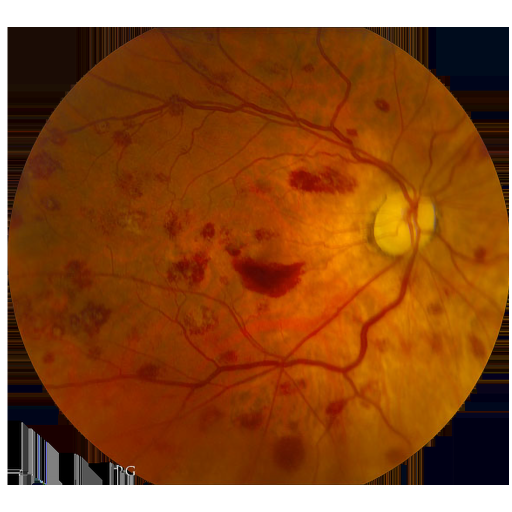
#> input picture Software/Python/BETA/Alpha/Leukemic-Retinopathy-1.png, 1024 x 1024 px, found by its file name (shown at 1/2 size); the run also reads 1 picture not shown here
$ python 'working overlay and detection.py'   (older library calls are emulated)
#> lines starting #> are read from the running program, lines starting #| are printed output that depends on the picture
import requests                                             # Allows you to send organic, grass-fed HTTP requests
import numpy                                    as np       # Always behind the scenes
import cv2                                                  # Runs the whole show
import os, platform                                         # Directory/file manipulation
from argparse       import ArgumentParser                   # Pass flags/parameters to script
import time
from    imutils.video.pivideostream     import  PiVideoStream
from picamera.array import PiRGBArray
from picamera import PiCamera

# ************************************************************************
# =====================> CONSTRUCT ARGUMENT PARSER <=====================*
# ************************************************************************

ap = ArgumentParser()

ap.add_argument( "-o", "--overlay", required=False,
                 help="Path to overlay image" )

ap.add_argument( "-a", "--alpha", type=float, default=0.85,
                 help="Set alpha level.\nDefault=0.85" )

ap.add_argument( "-d", "--debug", action='store_true',
                 help="Enable debugging" )

args = vars( ap.parse_args() )

# ************************************************************************
# =====================> DEFINE Camera Class <===========================*
# ************************************************************************

class Camera:

    def __init__(self, ip = '192.168.1.88', user = 'admin', pwd = 'admin'):                             # default values are camera defaults

        self.ip = str(ip)
        self.user = str(user)
        self.pwd = str(pwd)

    # [36 lines left out: functions PTZ, Stream, not called in this run]

camera = Camera()

# ------------------------------------------------------------------------

# [7 lines left out: function placeholder, not called in this run]

# ------------------------------------------------------------------------

def setup_detector():
    '''
    Setup blob detector.

    INPUTS:-
        - NONE

    OUTPUT:-
        - parameters: BLOB detector's parameters
        - detector  : BLOB detector
    '''

    parameters = cv2.SimpleBlobDetector_Params()                                # Parameters

    # Filter by Area.
    parameters.filterByArea = True                                              # ...
    parameters.minArea = np.pi * 10**2                                          # ...
    parameters.maxArea = np.pi * 100**2                                          # ...

    # Filter by color
    parameters.filterByColor = True                                             # ...
    parameters.blobColor = 255                                                    # ...

    # Filter by Circularity
    parameters.filterByCircularity = True                                       # ...
    parameters.minCircularity = 0.2                                            # ...

    # Filter by Convexity
    parameters.filterByConvexity = False                                         # ...
##    parameters.minConvexity = 0.43                                              # ...

    # Filter by Inertia
    parameters.filterByInertia = True                                           # ...
    parameters.minInertiaRatio = 0.2                                          # ...

    # Distance Between Blobs
    parameters.minDistBetweenBlobs = 2000                                       # ...

    # Create a detector with the parameters
    detector = cv2.SimpleBlobDetector_create( parameters )                      # Create detector

    return( parameters, detector )

# ------------------------------------------------------------------------

def is_inROI( xyr_points=None, update_ROI=False ):
    '''
    Determine if we are in the ROI

    INPUTS:
        - xyr_points: (x, y, r) co-ordinates

    OUTPUT:
        - inRoi     : True/False boolean
    '''

    global ROI, startTime

    if( update_ROI ):                                                           # If update_ROI is true
        if( time() - startTime >= timeout ):                                    #   Check for timeout
            if( args["debug"] ): print( "[INFO] ROI Reset" )                    #       [INFO] status
            startTime = time()                                                  #       Reset timer
            return( ROI_0[:] )                                                  #       Reset ROI

        else:
            return( ROI )                                                       #   Else return current ROI

    else:
        x, y, r = xyr_points                                                    # Unpack co-ordinates

        x_min, x_max = x-r, x+r                                                 # Find min/max x-range
        y_min, y_max = y-r, y+r                                                 # Find min/max y-range

        ROI_x_min, ROI_y_min = ROI[0]                                           # Unpack min/max
        ROI_x_max, ROI_y_max = ROI[1]                                           # ROI points

        inROI = bool( False )                                                   # Boolean flag

        if( ROI_x_min < x_min and x_max < ROI_x_max ):                          # Check if we are within ROI
            if( ROI_y_min < y_min and y_max < ROI_y_max ):                      # ...

                ROI[0] = ( (x_min-dx), (y_min-dy) )                             #   Update ROI
                ROI[1] = ( (x_max+dx), (y_max+dy) )                             #   ...

                inROI  = bool( True )                                           #   Set flag to True

                startTime = time()                                              #   Reset timer

            else: pass                                                          # Else we are not...
        else: pass                                                              # within ROI

        return( inROI )

# ------------------------------------------------------------------------

def procFrame( image ):
    '''
    Process frame by applying a bilateral filter, a Gaussian blur,
    and an adaptive threshold + some post-processing

    INPUTS:-
        - image     : Image to be processed

    OUTPUT:-
        - processed : Processed image
    '''
    hsv = cv2.cvtColor( frame, cv2.COLOR_BGR2HSV)
    minHSV = np.array([75, 10, 0])
    maxHSV = np.array([138, 255, 37])

    # Dissolve noise while maintaining edge sharpness
    processed = cv2.inRange(hsv, minHSV, maxHSV)
    processed = cv2.GaussianBlur( processed, (5, 5), 25 )

    return( processed )                                            # Return

# ------------------------------------------------------------------------

def prepare_overlay( img=None ):
    '''
    Load and prepare overlay images

    INPUTS:
        - img:     RAW   overlay iamge

    OUTPUT:
        - img: Processed overlay image
    '''

    # Check whether an overlay is specified
    if( img != None ):
        img = cv2.imread( img, cv2.IMREAD_UNCHANGED )                           # Load specific overlay
#> img is the input picture: shape (1024, 1024, 4); mean B, G, R, A 35.2, 80, 141, 101.9
    else:
        src = "/home/pi/Desktop/video opthalomescope/Overlay.png"                               # Load default overlay
        img = cv2.imread( src  , cv2.IMREAD_UNCHANGED )                         # ...

    # Load overlay image with Alpha channel
    ( wH, wW ) = img.shape[:2]                                                  # Get dimensions
    ( B, G, R, A ) = cv2.split( img )                                           # Split into constituent channels
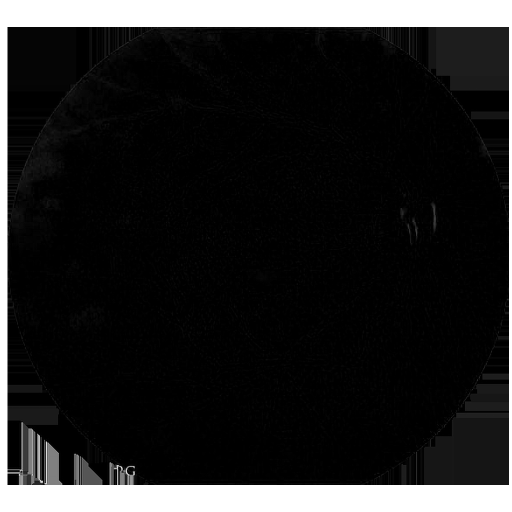
#> B: shape (1024, 1024) (shown at 1/2 size); min 0, max 255, mean 35.2
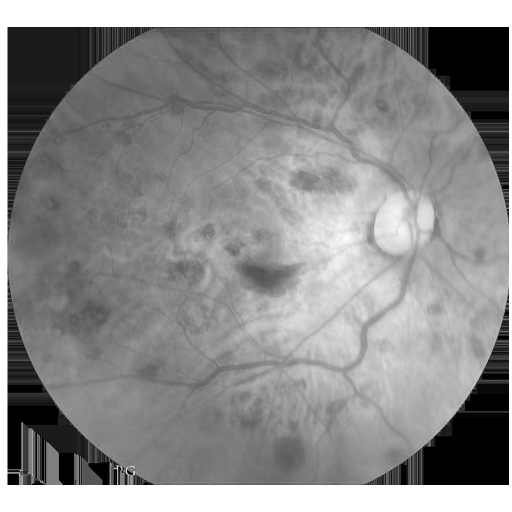
#> R: shape (1024, 1024) (shown at 1/2 size); min 0, max 255, mean 141
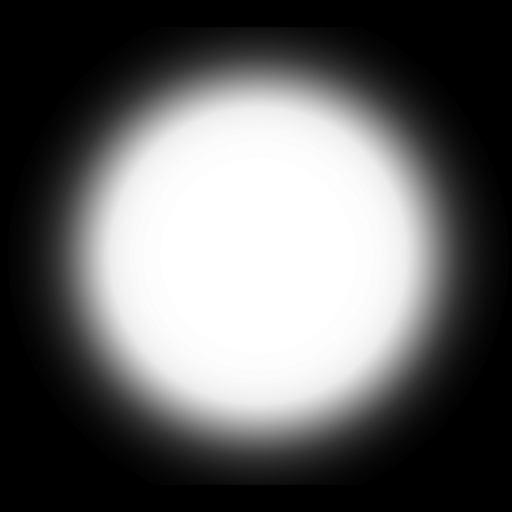
#> A: shape (1024, 1024) (shown at 1/2 size); min 0, max 255, mean 101.9
    B = cv2.bitwise_and( B, B, mask=A )                                         # Add the Alpha to the B channel
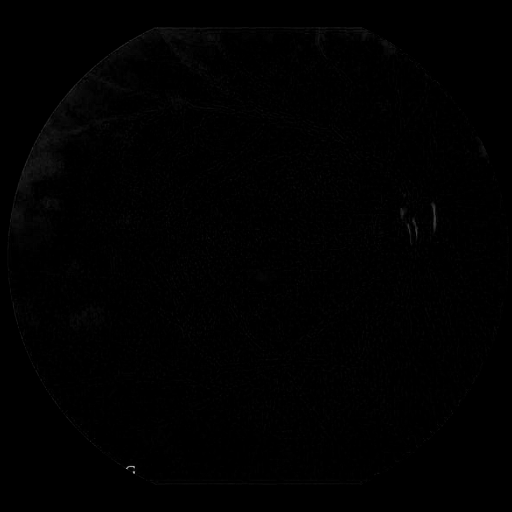
#> B: shape (1024, 1024) (shown at 1/2 size); min 0, max 237, mean 1
    G = cv2.bitwise_and( G, G, mask=A )                                         # Add the Alpha to the G channel
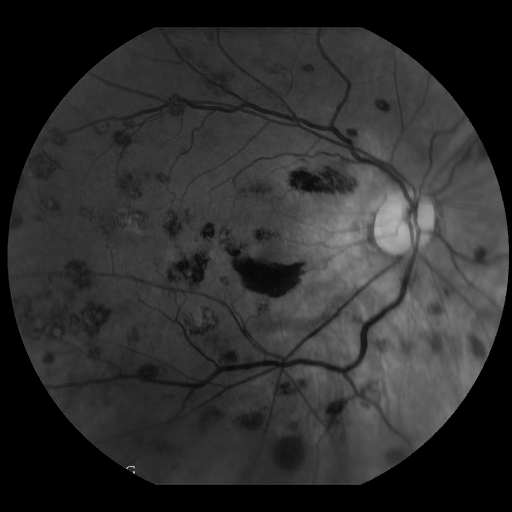
#> G: shape (1024, 1024) (shown at 1/2 size); min 0, max 252, mean 45.7
    R = cv2.bitwise_and( R, R, mask=A )                                         # Add the Alpha to the R channel
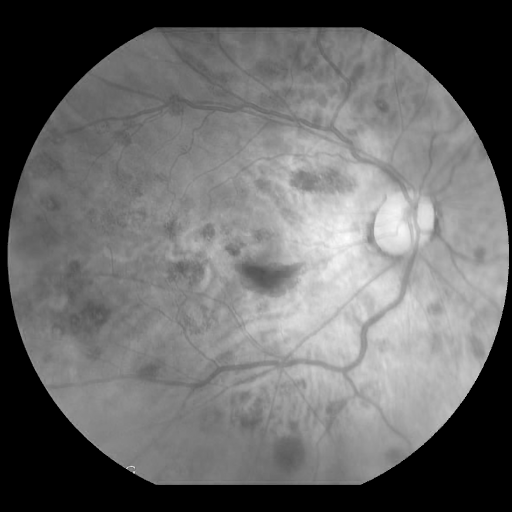
#> R: shape (1024, 1024) (shown at 1/2 size); min 0, max 255, mean 105
    img = cv2.merge( [B, G, R, A] )                                             # Finally, merge them back
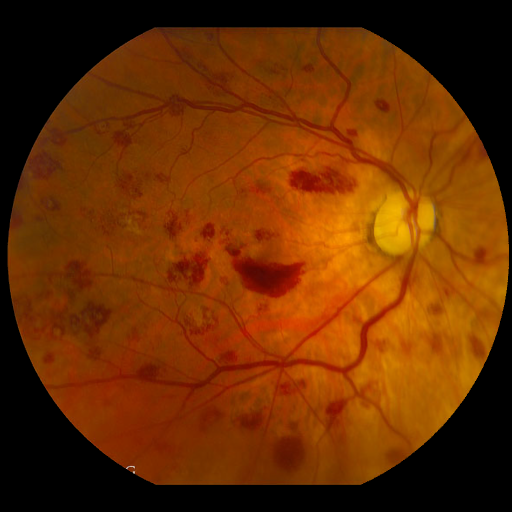
#> img: shape (1024, 1024, 4) (shown at 1/2 size); mean B, G, R, A 1, 45.7, 105, 101.9

    return( img )                                                               # Return processed overlay

# ------------------------------------------------------------------------

def add_overlay( overlay_frame, overlay_img, frame, pos ):
    '''
    Resize and add overlay image into detected pupil location

    INPUTS:
        - overlay_frame : The overlay empty frame
        - overlay_img   : The overlay image
        - frame         : Frame to which we should attach overlay
        - pos           : Co-ordinates where pupil is

    OUTPUT:
        - frame         : Image with overlay
    '''

    x, y, r = pos                                                               # Unpack co-ordinates

    x_min, x_max = x-r, x+r                                                     # Find min/max x-range
    y_min, y_max = y-r, y+r                                                     # Find min/max y-range

    if( x_min > 0 and y_min > 0 ):
        if( x_max < w and y_max < h ):

            overlay_img = cv2.resize( overlay_img, ( 2*r, 2*r ),                # Resize overlay image to fit
                                      interpolation = cv2.INTER_AREA )          # ...

            overlay_frame[ y_min:y_max, x_min:x_max] = overlay_img              # Place overlay image into overlay frame
            r_min       = 15                                                    # Get updated blob detector
            r_max       = 45                                                    # parameters
            alpha_val = np.interp( r, [r_min, r_max], [0.0, 1.0] )
            args["alpha"] = alpha_val
            frame = cv2.addWeighted( overlay_frame,                             # Join overlay frame (alpha)
                                     args["alpha"],                             # with actual frame (RGB)
                                     frame, 1.0, 0 )            # ...

            if( args["debug"] ):
                cv2.circle( frame, (x, y), r, (0, 255, 0), 2 )                  # Draw a circle
##                cv2.rectangle( frame, ROI[0], ROI[1], (255, 0, 0), 2 )          # Draw dynamic ROI rectangle

    return( frame )

# ------------------------------------------------------------------------

initC = True
initK = True

def find_pupil( processed, overlay_frame, overlay_img, frame ):
    '''
    Find pupil by scanning for circles within an image

    INPUTS:-
        - processed     : Processed image
        - overlay_frame : The overlay empty frame
        - overlay_img   : The overlay image
        - frame         : Frame to which we should attach overlay

    OUTPUT:-
        - frame         : Image with/without overlay
                (depends whether circles were found or not)
    '''
    global ROI
    global initC, initK

    ROI_x_min, ROI_y_min = ROI[0]
    ROI_x_max, ROI_y_max = ROI[1]

    frame_failed = bool( True )                                                 # Boolean flag 1
    within_ROI   = bool( False )                                                # Boolean flag 2

    # Error handling (1/3)
    try:
        keypoints = detector.detect( processed )                                     # Launch blob detector

        if( len(keypoints) > 0 ):                                               # If blobs are found
            if( args["debug"] ):
                if( initK ):
                    initC = True
                    initK = False
                    print( "[INFO] cv2.SimpleBlobDetector()" )

            for k in keypoints:                                                 # Iterate over found blobs
                x, y, r = int(k.pt[0]), int(k.pt[1]), int(k.size/2)             # Get co-ordinates
                pos = ( x, y, r )                                               # Pack co-ordinates

##            if( is_inROI( pos ) ):                                          # Check if we are within ROI
                frame = add_overlay( overlay_frame,                         # Add overlay
                                     overlay_img,                           # ...
                                     frame, pos )                           # ...

##                    frame_failed = bool( False )                                # Set flag to false
##                    within_ROI   = bool( True  )                                # Set flag to true

        else:
            # Contour Detector
            r_min   = 15                                                        # Get current r_min ...
            r_max   = 45                                                        # and r_max values

            _, contours, _ = cv2.findContours( processed,                       # Find contours based on their...
                                               cv2.RETR_EXTERNAL,               # external edges and keep only...
                                               cv2.CHAIN_APPROX_SIMPLE )        # intermediate points (SIMPLE)

            # If circles are found draw them
            if( len(contours) > 0 ):                                            # Check if we detected anything
                if( args["debug"] ):
                    if( initC ):
                        initC = False
                        initK = True
                        print( "[INFO] cv2.findContours()" )

                for c in contours:                                              # Iterate over all contours
                    (x, y) ,r = cv2.minEnclosingCircle(c)                       # Min enclosing circle inscribing contour
                    xy = (int(x), int(y))                                       # Get circle's center...
                    r = int(r)                                                  # and radius
                    pos = ( xy[0], xy[1], r )                                   # Pack co-ordinates

                    if( is_inROI( pos ) ):                                      # Check if we are within ROI
                        if( r_min <= r and r <= r_max ):                        # Check if within desired limit
                            frame = add_overlay( overlay_frame,                 # Add overlay
                                                 overlay_img,                   # ...
                                                 frame, pos )                   # ...

                            frame_failed = bool( False )                        # Set flag to false
                            within_ROI   = bool( True  )                        # Set flag to true


        if( frame_failed and not within_ROI ):
            ROI = is_inROI( update_ROI=True )                                   # Reset ROI if necessary

    # Error handling (2/3)
    except Exception as error:
        if( args["debug"] ):
            print( "{} Error caught in find_pupil()".format(FS()) )             # Specify error type
            print( "{0} {1}".format(FS(), error) )                              # ...


    # Error handling (3/3)
    finally:
        return( frame )

# ------------------------------------------------------------------------

realDisplay = True

global ROI, lower_bound, upper_bound
dx, dy, dROI = 35, 35, 65
ROI_0 = [ (144-dROI, 108-dROI), (144+dROI, 108+dROI) ]
ROI   = [ (144-dROI, 108-dROI), (144+dROI, 108+dROI) ]
##lower_bound = np.array( [  0,   0,   0], dtype = np.uint8 )
##upper_bound = np.array( [180, 255,  30], dtype = np.uint8 )

global detector, params
params, detector = setup_detector()

ip = camera.ip
##stream = cv2.VideoCapture("rtsp://{ip}/av0_1".format(ip = ip))
stream = cv2.VideoCapture('output.avi')

overlayImg  = prepare_overlay("/home/pi/Desktop/video_opthalomescope/Alpha/Leukemic-Retinopathy-1.png")

while(stream.isOpened()):

    ret, frame = stream.read()
#> (the rest of the program and of its run is left out)
